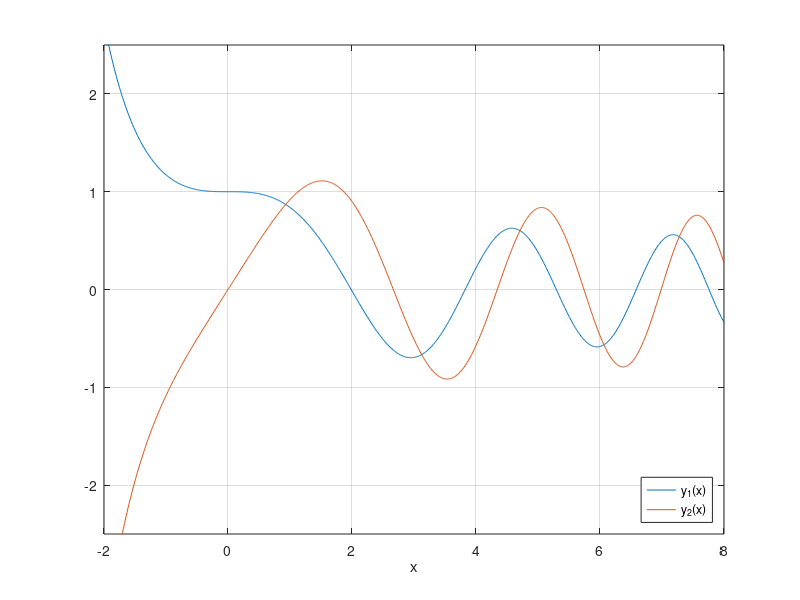

Reproduce this figure in MATLAB.
% PLOTAIRY  Plot approximations to two linearly-independent solutions to
% the Airy equation   y'' + x y = 0.  The functions are
%   y1 = 1 - x^3/(3*2) + x^6/(6*5*3*2) - x^9/(9*8*6*5*3*2) + ...
%   y2 = x - x^4/(4*3) + x^7/(7*6*4*3) - x^10/(10*9*7*6*4*3) - ...
% These are not standardized in any way.  Compare built-in Matlab/Octave
% function AIRY.

x = -2:.01:8;
y = [ones(size(x)); x];
sgn = 1.0;
term = y;       % first terms in series for the two functions
r = [0 1];      % starting power for the two functions
for k = 1:20    % sum the first twenty terms
   sgn = -sgn;
   for z = [1 2]
       r(z) = r(z) + 3;                                       % updated power
       term(z,:) = (term(z,:) .* x.^3) / (r(z) * (r(z)-1));   % updated term
       y(z,:) = y(z,:) + sgn * term(z,:);
   end
end
plot(x,y(1,:),x,y(2,:))
axis([-2 8 -2.5 2.5]),  grid on,  xlabel x
legend('y_1(x)','y_2(x)','location','southeast')

